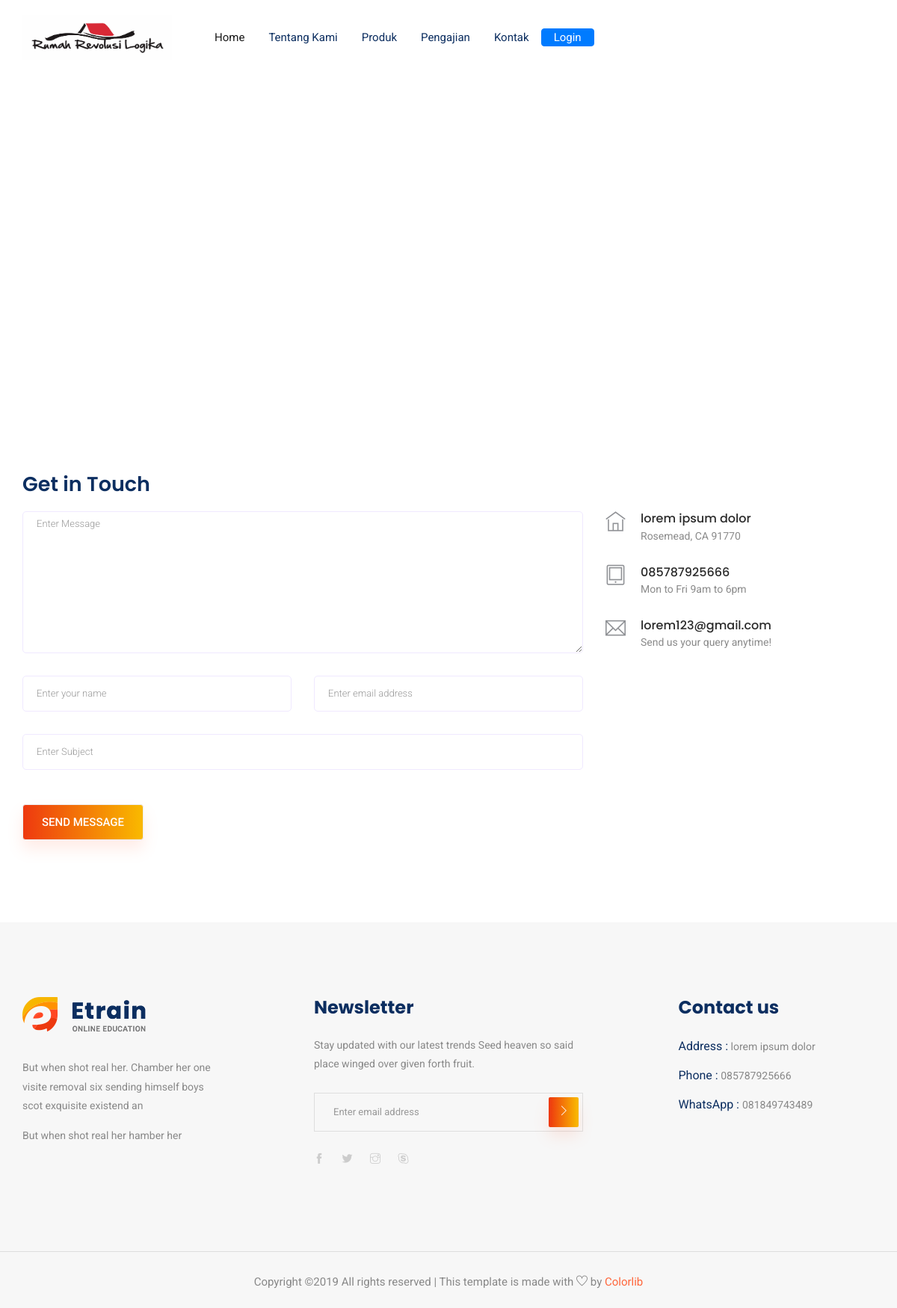
/index.php/client/contac, run on the app's committed database.
### tables this page shows
CREATE TABLE `tb_about` (
  `id` int(11) NOT NULL,
  `judul_situs` varchar(128) NOT NULL,
  `email_address` varchar(128) NOT NULL,
  `slogan` varchar(128) NOT NULL,
  `icon_small` varchar(128) NOT NULL,
  `icon_large` varchar(128) NOT NULL,
  `icon_square` varchar(128) NOT NULL,
  `whatsapp` varchar(128) NOT NULL,
  `telpon` varchar(128) NOT NULL,
  `alamat` varchar(128) NOT NULL,
  `map_location` varchar(128) NOT NULL,
  `jml_online_student` int(11) NOT NULL,
  `jml_offline_student` int(11) NOT NULL,
  `jml_teacher` int(11) NOT NULL
);

### application/controllers/Client.php (called while the page is built, shortened)
<?php
	class Client extends CI_Controller {
		public function contac() {
			$data['judul'] = "Contac";
			$data['pengajians'] = $this->db->get('tb_pengajian')->result_array();
			$data['tesimonial'] = $this->db->get('tb_tesimonial')->result_array();
			$data['about'] = $this->db->get('tb_about')->result_array();
		    $this->load->view('templates/client_header', $data);
			$this->load->view('client/contac', $data);
			$this->load->view('templates/client_footer', $data);
		}
	}
 ?>

### index.php (called while the page is built, shortened)
<?php
require_once BASEPATH.'core/CodeIgniter.php';

### application/views/client/contac.php (the view, shortened to what this page needs)
<section class="contact-section section_padding">
  <div class="container">
    <div class="d-none d-sm-block mb-5 pb-4">
      <div id="map" style="height: 480px;"></div>
    </div>
    <div class="row">
      <div class="col-12">
        <h2 class="contact-title">Get in Touch</h2>
      </div>
      <div class="col-lg-8">
        <form class="form-contact contact_form" action="contact_process.php" method="post" id="contactForm" novalidate="novalidate">
          <div class="row">
            <div class="col-12">
              <div class="form-group">
                  <textarea class="form-control w-100" name="message" id="message" cols="30" rows="9" onfocus="this.placeholder = ''" onblur="this.placeholder = 'Enter Message'" placeholder = 'Enter Message'></textarea>
              </div>
            </div>
            <div class="col-sm-6">
              <div class="form-group">
                <input class="form-control" name="name" id="name" type="text" onfocus="this.placeholder = ''" onblur="this.placeholder = 'Enter your name'" placeholder = 'Enter your name'>
              </div>
            </div>
            <div class="col-sm-6">
              <div class="form-group">
                <input class="form-control" name="email" id="email" type="email" onfocus="this.placeholder = ''" onblur="this.placeholder = 'Enter email address'" placeholder = 'Enter email address'>
              </div>
            </div>
            <div class="col-12">
              <div class="form-group">
                <input class="form-control" name="subject" id="subject" type="text" onfocus="this.placeholder = ''" onblur="this.placeholder = 'Enter Subject'" placeholder = 'Enter Subject'>
              </div>
            </div>
          </div>
          <div class="form-group mt-3">
            <button type="submit" class="button button-contactForm btn_1">Send Message</button>
          </div>
        </form>
      </div>
      <div class="col-lg-4">
        <div class="media contact-info">
          <span class="contact-info__icon"><i class="ti-home"></i></span>
          <div class="media-body">
            <h3><?php echo $about[0]['alamat']; ?></h3>
            <p>Rosemead, CA 91770</p>
          </div>
        </div>
        <div class="media contact-info">
          <span class="contact-info__icon"><i class="ti-tablet"></i></span>
          <div class="media-body">
            <h3><?php echo $about[0]['telpon']; ?></h3>
            <p>Mon to Fri 9am to 6pm</p>
          </div>
        </div>
        <div class="media contact-info">
          <span class="contact-info__icon"><i class="ti-email"></i></span>
          <div class="media-body">
            <h3><?php echo $about[0]['email_address']; ?></h3>
            <p>Send us your query anytime!</p>
          </div>
        </div>
      </div>
    </div>
  </div>
</section>

### application/views/templates/client_footer.php (shortened to what this page needs)
    <footer class="footer-area">
        <div class="container">
            <div class="row justify-content-between">
                <div class="col-sm-6 col-md-4 col-xl-3">
                    <div class="single-footer-widget footer_1">
                        <a href="index.html"> <img src="<?php echo base_url(); ?>assets/img/logo.png" alt=""> </a>
                        <p>But when shot real her. Chamber her one visite removal six
                            sending himself boys scot exquisite existend an </p>
                        <p>But when shot real her hamber her </p>
                    </div>
                </div>
                <div class="col-sm-6 col-md-4 col-xl-4">
                    <div class="single-footer-widget footer_2">
                        <h4>Newsletter</h4>
                        <p>Stay updated with our latest trends Seed heaven so said place winged over given forth fruit.
                        </p>
                        <form action="#">
                            <div class="form-group">
                                <div class="input-group mb-3">
                                    <input type="text" class="form-control" placeholder='Enter email address'
                                        onfocus="this.placeholder = ''"
                                        onblur="this.placeholder = 'Enter email address'">
                                    <div class="input-group-append">
                                        <button class="btn btn_1" type="button"><i class="ti-angle-right"></i></button>
                                    </div>
                                </div>
                            </div>
                        </form>
                        <div class="social_icon">
                            <a href="#"> <i class="ti-facebook"></i> </a>
                            <a href="#"> <i class="ti-twitter-alt"></i> </a>
                            <a href="#"> <i class="ti-instagram"></i> </a>
                            <a href="#"> <i class="ti-skype"></i> </a>
                        </div>
                    </div>
                </div>
                <div class="col-xl-3 col-sm-6 col-md-4">
                    <div class="single-footer-widget footer_2">
                        <h4>Contact us</h4>
                        <div class="contact_info">
                            <p><span> Address :</span> <?php echo $about[0]['alamat']; ?></p>
                            <p><span> Phone :</span> <?php echo $about[0]['telpon']; ?></p>
                            <p><span> WhatsApp : </span><?php echo $about[0]['whatsapp']; ?></p>
                        </div>
                    </div>
                </div>
            </div>
        </div>
        <div class="container-fluid">
            <div class="row">
                <div class="col-lg-12">
                    <div class="copyright_part_text text-center">
                        <div class="row">
                            <div class="col-lg-12">
                                <p class="footer-text m-0">
Copyright &copy;<script>document.write(new Date().getFullYear());</script> All rights reserved | This template is made with <i class="ti-heart" aria-hidden="true"></i> by <a href="https://colorlib.com" target="_blank">Colorlib</a>
</p>
                            </div>
                        </div>
                    </div>
                </div>
            </div>
        </div>
    </footer>
</body>
</html>

### data on the page
tb_about: alamat "lorem ipsum dolor", telpon "085787925666", email_address "lorem123@gmail.com", whatsapp "081849743489"
